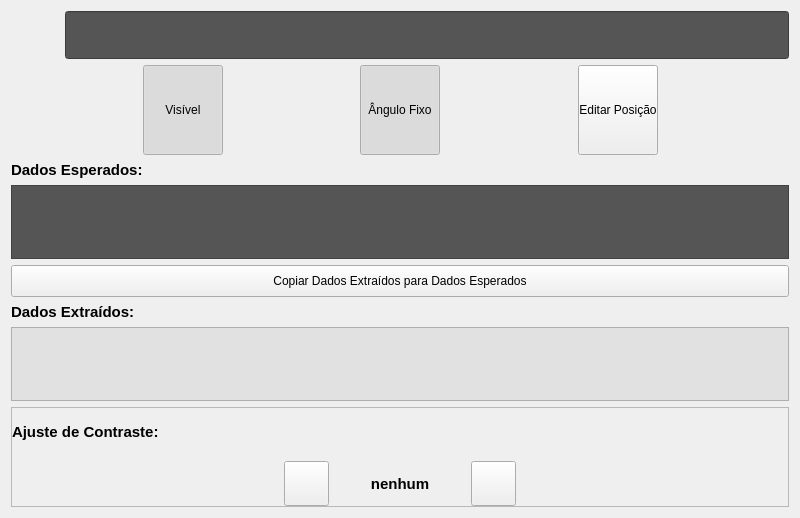
<?xml version="1.0" encoding="UTF-8"?>
<ui version="4.0">
 <class>ParamsDataMatrix</class>
 <widget class="QWidget" name="ParamsDataMatrix">
  <property name="geometry">
   <rect>
    <x>0</x>
    <y>0</y>
    <width>800</width>
    <height>518</height>
   </rect>
  </property>
  <property name="windowTitle">
   <string>Form</string>
  </property>
  <layout class="QVBoxLayout" name="verticalLayout_2">
   <item>
    <layout class="QHBoxLayout" name="horizontalLayout">
     <item>
      <widget class="QLabel" name="lbl_type">
       <property name="minimumSize">
        <size>
         <width>48</width>
         <height>48</height>
        </size>
       </property>
       <property name="maximumSize">
        <size>
         <width>48</width>
         <height>48</height>
        </size>
       </property>
       <property name="text">
        <string/>
       </property>
       <property name="pixmap">
        <pixmap resource="../../res/icons.qrc">:/icons/mv_dmtx.png</pixmap>
       </property>
       <property name="scaledContents">
        <bool>true</bool>
       </property>
      </widget>
     </item>
     <item>
      <widget class="QLineEdit" name="le_name">
       <property name="minimumSize">
        <size>
         <width>0</width>
         <height>48</height>
        </size>
       </property>
       <property name="focusPolicy">
        <enum>Qt::NoFocus</enum>
       </property>
       <property name="styleSheet">
        <string notr="true">background-color: rgb(85, 85, 85);
color: rgb(255, 255, 255);</string>
       </property>
      </widget>
     </item>
    </layout>
   </item>
   <item>
    <layout class="QHBoxLayout" name="horizontalLayout_5">
     <item>
      <spacer name="horizontalSpacer_5">
       <property name="orientation">
        <enum>Qt::Horizontal</enum>
       </property>
       <property name="sizeHint" stdset="0">
        <size>
         <width>40</width>
         <height>20</height>
        </size>
       </property>
      </spacer>
     </item>
     <item>
      <widget class="ButtonBeR" name="btn_visible">
       <property name="enabled">
        <bool>true</bool>
       </property>
       <property name="minimumSize">
        <size>
         <width>80</width>
         <height>90</height>
        </size>
       </property>
       <property name="maximumSize">
        <size>
         <width>80</width>
         <height>90</height>
        </size>
       </property>
       <property name="autoFillBackground">
        <bool>true</bool>
       </property>
       <property name="text">
        <string>Visível</string>
       </property>
       <property name="iconSize">
        <size>
         <width>32</width>
         <height>18</height>
        </size>
       </property>
       <property name="checkable">
        <bool>true</bool>
       </property>
       <property name="checked">
        <bool>true</bool>
       </property>
       <property name="autoRepeat">
        <bool>false</bool>
       </property>
       <property name="bgIcon">
        <iconset resource="../../res/icons.qrc">
         <normaloff>:/icons/bt-blank.png</normaloff>
         <normalon>:/icons/bt-blank_pressed.png</normalon>:/icons/bt-blank.png</iconset>
       </property>
       <property name="bgIconSize">
        <size>
         <width>70</width>
         <height>70</height>
        </size>
       </property>
      </widget>
     </item>
     <item>
      <spacer name="horizontalSpacer_6">
       <property name="orientation">
        <enum>Qt::Horizontal</enum>
       </property>
       <property name="sizeHint" stdset="0">
        <size>
         <width>40</width>
         <height>20</height>
        </size>
       </property>
      </spacer>
     </item>
     <item>
      <widget class="ButtonBeR" name="btn_angle">
       <property name="enabled">
        <bool>true</bool>
       </property>
       <property name="minimumSize">
        <size>
         <width>80</width>
         <height>90</height>
        </size>
       </property>
       <property name="maximumSize">
        <size>
         <width>80</width>
         <height>90</height>
        </size>
       </property>
       <property name="autoFillBackground">
        <bool>true</bool>
       </property>
       <property name="text">
        <string>Ângulo Fixo</string>
       </property>
       <property name="iconSize">
        <size>
         <width>32</width>
         <height>16</height>
        </size>
       </property>
       <property name="checkable">
        <bool>true</bool>
       </property>
       <property name="checked">
        <bool>true</bool>
       </property>
       <property name="autoRepeat">
        <bool>false</bool>
       </property>
       <property name="bgIcon">
        <iconset resource="../../res/icons.qrc">
         <normaloff>:/icons/bt-blank.png</normaloff>
         <normalon>:/icons/bt-blank_pressed.png</normalon>:/icons/bt-blank.png</iconset>
       </property>
       <property name="bgIconSize">
        <size>
         <width>70</width>
         <height>70</height>
        </size>
       </property>
      </widget>
     </item>
     <item>
      <spacer name="horizontalSpacer_3">
       <property name="orientation">
        <enum>Qt::Horizontal</enum>
       </property>
       <property name="sizeHint" stdset="0">
        <size>
         <width>40</width>
         <height>20</height>
        </size>
       </property>
      </spacer>
     </item>
     <item>
      <widget class="ButtonBeR" name="btn_position">
       <property name="minimumSize">
        <size>
         <width>80</width>
         <height>90</height>
        </size>
       </property>
       <property name="maximumSize">
        <size>
         <width>80</width>
         <height>90</height>
        </size>
       </property>
       <property name="text">
        <string>Editar Posição</string>
       </property>
       <property name="checkable">
        <bool>true</bool>
       </property>
       <property name="bgIcon">
        <iconset resource="../../res/icons.qrc">
         <normaloff>:/icons/bt-blank.png</normaloff>
         <normalon>:/icons/bt-blank_pressed.png</normalon>:/icons/bt-blank.png</iconset>
       </property>
       <property name="bgIconSize">
        <size>
         <width>70</width>
         <height>70</height>
        </size>
       </property>
      </widget>
     </item>
     <item>
      <spacer name="horizontalSpacer_4">
       <property name="orientation">
        <enum>Qt::Horizontal</enum>
       </property>
       <property name="sizeHint" stdset="0">
        <size>
         <width>40</width>
         <height>20</height>
        </size>
       </property>
      </spacer>
     </item>
    </layout>
   </item>
   <item>
    <widget class="QLabel" name="label_6">
     <property name="minimumSize">
      <size>
       <width>120</width>
       <height>0</height>
      </size>
     </property>
     <property name="font">
      <font>
       <pointsize>11</pointsize>
       <weight>75</weight>
       <bold>true</bold>
      </font>
     </property>
     <property name="text">
      <string>Dados Esperados:</string>
     </property>
     <property name="alignment">
      <set>Qt::AlignLeading|Qt::AlignLeft|Qt::AlignVCenter</set>
     </property>
    </widget>
   </item>
   <item>
    <widget class="QPlainTextEdit" name="le_expected">
     <property name="focusPolicy">
      <enum>Qt::NoFocus</enum>
     </property>
     <property name="styleSheet">
      <string notr="true">background-color: rgb(85, 85, 85);
color: rgb(255, 255, 255);</string>
     </property>
     <property name="readOnly">
      <bool>true</bool>
     </property>
     <property name="textInteractionFlags">
      <set>Qt::NoTextInteraction</set>
     </property>
    </widget>
   </item>
   <item>
    <widget class="QPushButton" name="pushButton">
     <property name="minimumSize">
      <size>
       <width>0</width>
       <height>32</height>
      </size>
     </property>
     <property name="maximumSize">
      <size>
       <width>16777215</width>
       <height>32</height>
      </size>
     </property>
     <property name="text">
      <string>Copiar Dados Extraídos para Dados Esperados</string>
     </property>
     <property name="icon">
      <iconset resource="../../res/icons.qrc">
       <normaloff>:/icons/arrow-up.png</normaloff>:/icons/arrow-up.png</iconset>
     </property>
    </widget>
   </item>
   <item>
    <widget class="QLabel" name="label_7">
     <property name="minimumSize">
      <size>
       <width>120</width>
       <height>0</height>
      </size>
     </property>
     <property name="font">
      <font>
       <pointsize>11</pointsize>
       <weight>75</weight>
       <bold>true</bold>
      </font>
     </property>
     <property name="text">
      <string>Dados Extraídos:</string>
     </property>
     <property name="alignment">
      <set>Qt::AlignLeading|Qt::AlignLeft|Qt::AlignVCenter</set>
     </property>
    </widget>
   </item>
   <item>
    <widget class="QPlainTextEdit" name="le_extracted">
     <property name="focusPolicy">
      <enum>Qt::NoFocus</enum>
     </property>
     <property name="styleSheet">
      <string notr="true">background-color: rgb(225,225, 225);
color: rgb(0, 0, 0);</string>
     </property>
     <property name="readOnly">
      <bool>true</bool>
     </property>
    </widget>
   </item>
   <item>
    <widget class="QFrame" name="frm_contrast">
     <property name="minimumSize">
      <size>
       <width>0</width>
       <height>100</height>
      </size>
     </property>
     <property name="frameShape">
      <enum>QFrame::StyledPanel</enum>
     </property>
     <property name="frameShadow">
      <enum>QFrame::Raised</enum>
     </property>
     <layout class="QVBoxLayout" name="verticalLayout_3">
      <property name="leftMargin">
       <number>0</number>
      </property>
      <property name="topMargin">
       <number>0</number>
      </property>
      <property name="rightMargin">
       <number>0</number>
      </property>
      <property name="bottomMargin">
       <number>0</number>
      </property>
      <item>
       <widget class="QLabel" name="lbl_contrast">
        <property name="minimumSize">
         <size>
          <width>0</width>
          <height>0</height>
         </size>
        </property>
        <property name="font">
         <font>
          <pointsize>11</pointsize>
          <weight>75</weight>
          <bold>true</bold>
         </font>
        </property>
        <property name="text">
         <string>Ajuste de Contraste:</string>
        </property>
        <property name="alignment">
         <set>Qt::AlignLeading|Qt::AlignLeft|Qt::AlignVCenter</set>
        </property>
       </widget>
      </item>
      <item>
       <layout class="QHBoxLayout" name="horizontalLayout_2">
        <item>
         <spacer name="horizontalSpacer">
          <property name="orientation">
           <enum>Qt::Horizontal</enum>
          </property>
          <property name="sizeHint" stdset="0">
           <size>
            <width>40</width>
            <height>20</height>
           </size>
          </property>
         </spacer>
        </item>
        <item>
         <widget class="ButtonBeR" name="btn_minus_white">
          <property name="enabled">
           <bool>true</bool>
          </property>
          <property name="minimumSize">
           <size>
            <width>45</width>
            <height>45</height>
           </size>
          </property>
          <property name="maximumSize">
           <size>
            <width>45</width>
            <height>45</height>
           </size>
          </property>
          <property name="font">
           <font>
            <pointsize>16</pointsize>
           </font>
          </property>
          <property name="autoFillBackground">
           <bool>true</bool>
          </property>
          <property name="text">
           <string/>
          </property>
          <property name="icon">
           <iconset resource="../../res/icons.qrc">
            <normaloff>:/icons/zoom_out.png</normaloff>:/icons/zoom_out.png</iconset>
          </property>
          <property name="iconSize">
           <size>
            <width>12</width>
            <height>12</height>
           </size>
          </property>
          <property name="autoRepeat">
           <bool>true</bool>
          </property>
          <property name="bgIcon">
           <iconset resource="../../res/icons.qrc">
            <normaloff>:/icons/bt-blank.png</normaloff>
            <normalon>:/icons/bt-blank_pressed.png</normalon>:/icons/bt-blank.png</iconset>
          </property>
          <property name="bgIconSize">
           <size>
            <width>45</width>
            <height>45</height>
           </size>
          </property>
         </widget>
        </item>
        <item>
         <widget class="QLabel" name="lbl_white">
          <property name="minimumSize">
           <size>
            <width>130</width>
            <height>0</height>
           </size>
          </property>
          <property name="maximumSize">
           <size>
            <width>130</width>
            <height>16777215</height>
           </size>
          </property>
          <property name="font">
           <font>
            <pointsize>11</pointsize>
            <weight>75</weight>
            <bold>true</bold>
           </font>
          </property>
          <property name="text">
           <string>nenhum</string>
          </property>
          <property name="alignment">
           <set>Qt::AlignCenter</set>
          </property>
         </widget>
        </item>
        <item>
         <widget class="ButtonBeR" name="btn_plus_white">
          <property name="enabled">
           <bool>true</bool>
          </property>
          <property name="minimumSize">
           <size>
            <width>45</width>
            <height>45</height>
           </size>
          </property>
          <property name="maximumSize">
           <size>
            <width>45</width>
            <height>45</height>
           </size>
          </property>
          <property name="font">
           <font>
            <pointsize>16</pointsize>
           </font>
          </property>
          <property name="autoFillBackground">
           <bool>true</bool>
          </property>
          <property name="text">
           <string/>
          </property>
          <property name="icon">
           <iconset resource="../../res/icons.qrc">
            <normaloff>:/icons/zoom_in.png</normaloff>:/icons/zoom_in.png</iconset>
          </property>
          <property name="iconSize">
           <size>
            <width>12</width>
            <height>12</height>
           </size>
          </property>
          <property name="autoRepeat">
           <bool>true</bool>
          </property>
          <property name="bgIcon">
           <iconset resource="../../res/icons.qrc">
            <normaloff>:/icons/bt-blank.png</normaloff>
            <normalon>:/icons/bt-blank_pressed.png</normalon>:/icons/bt-blank.png</iconset>
          </property>
          <property name="bgIconSize">
           <size>
            <width>45</width>
            <height>45</height>
           </size>
          </property>
         </widget>
        </item>
        <item>
         <spacer name="horizontalSpacer_2">
          <property name="orientation">
           <enum>Qt::Horizontal</enum>
          </property>
          <property name="sizeHint" stdset="0">
           <size>
            <width>40</width>
            <height>20</height>
           </size>
          </property>
         </spacer>
        </item>
       </layout>
      </item>
     </layout>
    </widget>
   </item>
  </layout>
 </widget>
 <customwidgets>
  <customwidget>
   <class>ButtonBeR</class>
   <extends>QPushButton</extends>
   <header>buttonber.h</header>
  </customwidget>
 </customwidgets>
 <resources>
  <include location="../../res/icons.qrc"/>
 </resources>
 <connections/>
</ui>
